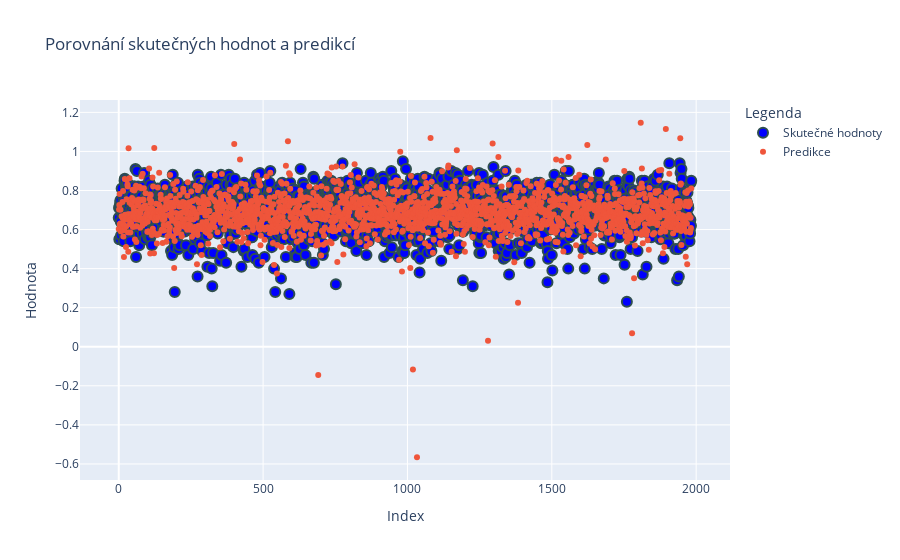

The notebook cell this image was saved under:
### Code cell
import pandas as pd
from sklearn.model_selection import train_test_split
from sklearn.preprocessing import StandardScaler
from tensorflow.keras.models import Sequential
from tensorflow.keras.layers import Dense

X = df.drop("rating", axis=1)
y = df["rating"]

X_train, X_test, y_train, y_test = train_test_split(
    X, y, test_size=0.2, random_state=42
)

# Normalizace dat
scaler = StandardScaler()
X_train = scaler.fit_transform(X_train)
X_test = scaler.transform(X_test)

# Sestavení neuronové sítě
model = Sequential()
model.add(Dense(64, activation="relu", input_shape=(X_train.shape[1],)))
model.add(Dense(32, activation="relu"))
model.add(Dense(1))  # Výstupní vrstva

# Kompilace modelu
model.compile(optimizer="adam", loss="mean_squared_error")

# Trénování modelu
model.fit(X_train, y_train, epochs=10, validation_split=0.1)

# Evaluace modelu
loss = model.evaluate(X_test, y_test)
print(f"Test Loss: {loss}")

import plotly.graph_objects as go
import numpy as np

# Výpočet predikcí modelu
predictions = model.predict(X_test).flatten()

# Vytvoření grafu
fig = go.Figure()

# Přidání skutečných hodnot
fig.add_trace(go.Scatter(
    x=np.arange(len(y_test)), 
    y=y_test,
    mode='markers', 
    name='Skutečné hodnoty',
    marker=dict(color='blue', size=10, line=dict(color='DarkSlateGrey', width=2))
))

# Přidání predikcí
fig.add_trace(go.Scatter(
    x=np.arange(len(predictions)), 
    y=predictions,
    mode='markers', 
    name='Predikce',
))

# Aktualizace rozvržení grafu
fig.update_layout(
    title='Porovnání skutečných hodnot a predikcí',
    xaxis_title='Index',
    yaxis_title='Hodnota',
    legend_title='Legenda'
)

# Zobrazení grafu
fig.show()

### Figure 1 — Plotly figure (JSON) as saved in the notebook; plotly's stock layout.template omitted (floating-point values rounded to 4 significant figures; data arrays with more than 128 entries replaced by an {"elided": "..."} marker saying what was removed)
{"data": [{"marker": {"color": "blue", "line": {"color": "DarkSlateGrey", "width": 2}, "size": 10}, "mode": "markers", "name": "Skutečné hodnoty", "type": "scatter", "x": {"elided": "1984 int values"}, "y": {"elided": "1984 float values"}}, {"mode": "markers", "name": "Predikce", "type": "scatter", "x": {"elided": "1984 int values"}, "y": {"elided": "1984 float values"}}], "layout": {"legend": {"title": {"text": "Legenda"}}, "title": {"text": "Porovnání skutečných hodnot a predikcí"}, "xaxis": {"title": {"text": "Index"}}, "yaxis": {"title": {"text": "Hodnota"}}}}
